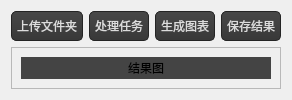
      <widget class="QWidget" name="tab3">
       <attribute name="icon">
        <iconset>
         <normaloff>static/细胞_cell.png</normaloff>static/细胞_cell.png</iconset>
       </attribute>
       <attribute name="title">
        <string>细胞核检测</string>
       </attribute>
       <layout class="QGridLayout" name="gridLayout_4">
        <item row="0" column="0">
         <widget class="QPushButton" name="batchbtn">
          <property name="minimumSize">
           <size>
            <width>0</width>
            <height>27</height>
           </size>
          </property>
          <property name="styleSheet">
           <string notr="true">
.QPushButton,.QToolButton{
border-style:none;
border:1px solid #242424;
color:#DCDCDC;
font: 22pt &quot;华光粗黑_CNKI&quot;;
padding:5px;
min-height:15px;
border-radius:5px;
background:qlineargradient(spread:pad,x1:0,y1:0,x2:0,y2:1,stop:0 #484848,stop:1 #383838);
}

.QPushButton:hover,.QToolButton:hover{
background:qlineargradient(spread:pad,x1:0,y1:0,x2:0,y2:1,stop:0 #646464,stop:1 #525252);
}

.QPushButton:pressed,.QToolButton:pressed{
background:qlineargradient(spread:pad,x1:0,y1:0,x2:0,y2:1,stop:0 #484848,stop:1 #383838);
}

</string>
          </property>
          <property name="text">
           <string>上传文件夹</string>
          </property>
          <property name="icon">
           <iconset>
            <normaloff>static/文件夹-上传_folder-upload.png</normaloff>static/文件夹-上传_folder-upload.png</iconset>
          </property>
          <property name="iconSize">
           <size>
            <width>35</width>
            <height>35</height>
           </size>
          </property>
         </widget>
        </item>
        <item row="0" column="2">
         <widget class="QPushButton" name="generatebtn">
          <property name="minimumSize">
           <size>
            <width>0</width>
            <height>27</height>
           </size>
          </property>
          <property name="styleSheet">
           <string notr="true">
.QPushButton,.QToolButton{
border-style:none;
border:1px solid #242424;
color:#DCDCDC;
font: 22pt &quot;华光粗黑_CNKI&quot;;
padding:5px;
min-height:15px;
border-radius:5px;
background:qlineargradient(spread:pad,x1:0,y1:0,x2:0,y2:1,stop:0 #484848,stop:1 #383838);
}

.QPushButton:hover,.QToolButton:hover{
background:qlineargradient(spread:pad,x1:0,y1:0,x2:0,y2:1,stop:0 #646464,stop:1 #525252);
}

.QPushButton:pressed,.QToolButton:pressed{
background:qlineargradient(spread:pad,x1:0,y1:0,x2:0,y2:1,stop:0 #484848,stop:1 #383838);
}

</string>
          </property>
          <property name="text">
           <string>生成图表</string>
          </property>
          <property name="icon">
           <iconset>
            <normaloff>static/数据图_chart-pie-one.png</normaloff>static/数据图_chart-pie-one.png</iconset>
          </property>
          <property name="iconSize">
           <size>
            <width>35</width>
            <height>35</height>
           </size>
          </property>
         </widget>
        </item>
        <item row="0" column="1">
         <widget class="QPushButton" name="progressbtn">
          <property name="minimumSize">
           <size>
            <width>0</width>
            <height>27</height>
           </size>
          </property>
          <property name="styleSheet">
           <string notr="true">
.QPushButton,.QToolButton{
border-style:none;
border:1px solid #242424;
color:#DCDCDC;
font: 22pt &quot;华光粗黑_CNKI&quot;;
padding:5px;
min-height:15px;
border-radius:5px;
background:qlineargradient(spread:pad,x1:0,y1:0,x2:0,y2:1,stop:0 #484848,stop:1 #383838);
}

.QPushButton:hover,.QToolButton:hover{
background:qlineargradient(spread:pad,x1:0,y1:0,x2:0,y2:1,stop:0 #646464,stop:1 #525252);
}

.QPushButton:pressed,.QToolButton:pressed{
background:qlineargradient(spread:pad,x1:0,y1:0,x2:0,y2:1,stop:0 #484848,stop:1 #383838);
}

</string>
          </property>
          <property name="text">
           <string>处理任务</string>
          </property>
          <property name="icon">
           <iconset>
            <normaloff>static/瀑布流横向_waterfalls-h.png</normaloff>static/瀑布流横向_waterfalls-h.png</iconset>
          </property>
          <property name="iconSize">
           <size>
            <width>35</width>
            <height>35</height>
           </size>
          </property>
         </widget>
        </item>
        <item row="0" column="3">
         <widget class="QPushButton" name="savebtn3">
          <property name="minimumSize">
           <size>
            <width>0</width>
            <height>27</height>
           </size>
          </property>
          <property name="styleSheet">
           <string notr="true">
.QPushButton,.QToolButton{
border-style:none;
border:1px solid #242424;
color:#DCDCDC;
font: 22pt &quot;华光粗黑_CNKI&quot;;
padding:5px;
min-height:15px;
border-radius:5px;
background:qlineargradient(spread:pad,x1:0,y1:0,x2:0,y2:1,stop:0 #484848,stop:1 #383838);
}

.QPushButton:hover,.QToolButton:hover{
background:qlineargradient(spread:pad,x1:0,y1:0,x2:0,y2:1,stop:0 #646464,stop:1 #525252);
}

.QPushButton:pressed,.QToolButton:pressed{
background:qlineargradient(spread:pad,x1:0,y1:0,x2:0,y2:1,stop:0 #484848,stop:1 #383838);
}

</string>
          </property>
          <property name="text">
           <string>保存结果</string>
          </property>
          <property name="icon">
           <iconset>
            <normaloff>static/保存硬盘_save-one.png</normaloff>static/保存硬盘_save-one.png</iconset>
          </property>
          <property name="iconSize">
           <size>
            <width>35</width>
            <height>35</height>
           </size>
          </property>
         </widget>
        </item>
        <item row="1" column="0" colspan="4">
         <widget class="QFrame" name="frame_4">
          <property name="frameShape">
           <enum>QFrame::StyledPanel</enum>
          </property>
          <property name="frameShadow">
           <enum>QFrame::Raised</enum>
          </property>
          <layout class="QHBoxLayout" name="horizontalLayout_3">
           <item>
            <widget class="QLabel" name="label_6">
             <property name="styleSheet">
              <string notr="true">background:#444444;
font: 24pt &quot;楷体&quot;;</string>
             </property>
             <property name="text">
              <string>结果图</string>
             </property>
             <property name="alignment">
              <set>Qt::AlignCenter</set>
             </property>
            </widget>
           </item>
          </layout>
         </widget>
        </item>
       </layout>
      </widget>
